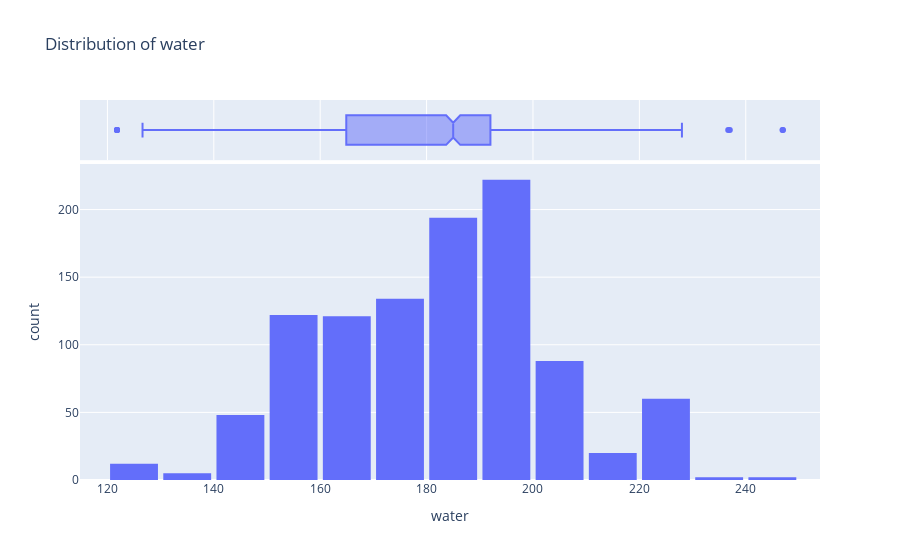

Notebook code cell kept with this figure:
### Code cell
fig = px.histogram(df,x='water',marginal='box',nbins=21,title='Distribution of water')
fig.update_layout(bargap=0.1)
fig.show()

### Figure 1 — Plotly figure (JSON) as saved in the notebook; plotly's stock layout.template omitted (floating-point values rounded to 4 significant figures; data arrays with more than 128 entries replaced by an {"elided": "..."} marker saying what was removed)
{"data": [{"alignmentgroup": "True", "bingroup": "x", "hovertemplate": "water=%{x}<br>count=%{y}<extra></extra>", "legendgroup": "", "marker": {"color": "#636efa", "pattern": {"shape": ""}}, "name": "", "nbinsx": 21, "offsetgroup": "", "orientation": "v", "showlegend": false, "type": "histogram", "x": {"elided": "1030 float values"}, "xaxis": "x", "yaxis": "y"}, {"alignmentgroup": "True", "hovertemplate": "water=%{x}<extra></extra>", "legendgroup": "", "marker": {"color": "#636efa"}, "name": "", "notched": true, "offsetgroup": "", "showlegend": false, "type": "box", "x": {"elided": "1030 float values"}, "xaxis": "x2", "yaxis": "y2"}], "layout": {"bargap": 0.1, "barmode": "relative", "legend": {"tracegroupgap": 0}, "title": {"text": "Distribution of water"}, "xaxis": {"anchor": "y", "domain": [0, 1], "title": {"text": "water"}}, "xaxis2": {"anchor": "y2", "domain": [0, 1], "matches": "x", "showgrid": true, "showticklabels": false}, "yaxis": {"anchor": "x", "domain": [0, 0.8316], "title": {"text": "count"}}, "yaxis2": {"anchor": "x2", "domain": [0.8416, 1], "matches": "y2", "showgrid": false, "showline": false, "showticklabels": false, "ticks": ""}}}
